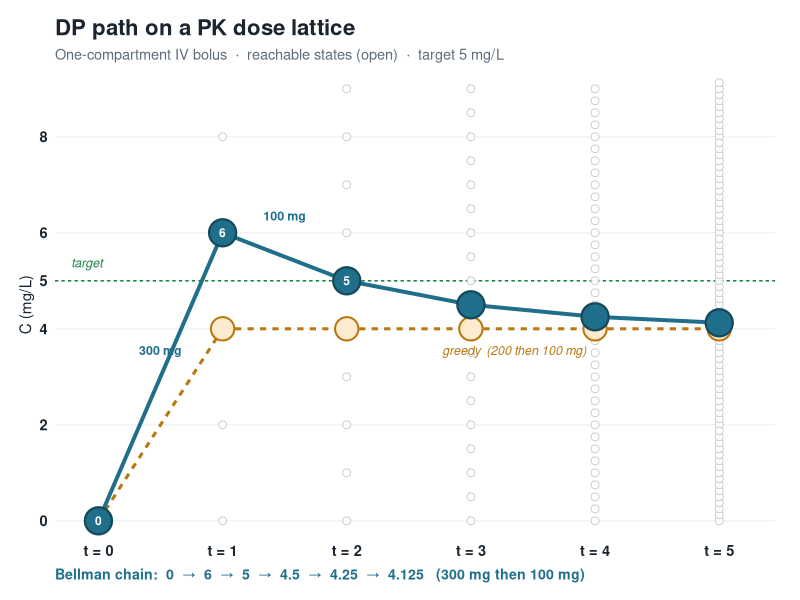

Recreate this plot in R.
# Hero figure: DP vs greedy on a one-compartment IV bolus lattice

suppressPackageStartupMessages({
  library(dplyr)
  library(tidyr)
  library(ggplot2)
})

r <- 0.5
V <- 50
doses <- c(0, 100, 200, 300, 400)
H <- 5

reach <- tibble(t = 0, c = 0)
for (tt in 1:H) {
  prev <- reach %>% filter(t == tt - 1)
  nxt <- tidyr::crossing(prev, dose = doses) %>%
    transmute(t = tt, c = r * c + dose / V) %>%
    distinct()
  reach <- bind_rows(reach, nxt)
}

dp_path <- tibble(
  t = 0:H,
  c = c(0, 6, 5, 4.5, 4.25, 4.125)
)
greedy_path <- tibble(
  t = 0:H,
  c = c(0, 4, 4, 4, 4, 4)
)

dp_edges <- tibble(
  x = 0:(H - 1),
  xend = 1:H,
  y = dp_path$c[1:H],
  yend = dp_path$c[2:(H + 1)]
)
greedy_edges <- tibble(
  x = 0:(H - 1),
  xend = 1:H,
  y = greedy_path$c[1:H],
  yend = greedy_path$c[2:(H + 1)]
)

dose_lab <- tibble(
  x = c(0.5, 1.5),
  y = c(3.55, 6.35),
  label = c("300 mg", "100 mg")
)

col_dp <- "#1F6F8B"
col_greedy <- "#B9770E"
col_ink <- "#1A252F"
col_muted <- "#95A5A6"
col_target <- "#1E8449"
col_lattice <- "#B0B7BD"

p <- ggplot() +
  geom_hline(
    yintercept = 5,
    colour = col_target,
    linewidth = 0.55,
    linetype = "22"
  ) +
  annotate(
    "text",
    x = -0.22,
    y = 5.38,
    label = "target",
    colour = col_target,
    size = 3.2,
    fontface = "italic",
    hjust = 0
  ) +
  geom_point(
    data = filter(reach, c <= 9.2),
    aes(t, c),
    shape = 21,
    size = 2.4,
    stroke = 0.4,
    fill = "white",
    colour = col_lattice,
    alpha = 0.85
  ) +
  geom_segment(
    data = greedy_edges,
    aes(x = x, xend = xend, y = y, yend = yend),
    colour = col_greedy,
    linewidth = 1.05,
    linetype = "22",
    arrow = arrow(length = unit(0.18, "cm"), type = "closed")
  ) +
  geom_segment(
    data = dp_edges,
    aes(x = x, xend = xend, y = y, yend = yend),
    colour = col_dp,
    linewidth = 1.35,
    arrow = arrow(length = unit(0.2, "cm"), type = "closed")
  ) +
  geom_point(
    data = greedy_path,
    aes(t, c),
    shape = 21,
    size = 7.2,
    stroke = 1.05,
    fill = "#FDEBD0",
    colour = col_greedy
  ) +
  geom_point(
    data = dp_path,
    aes(t, c),
    shape = 21,
    size = 8.4,
    stroke = 1.15,
    fill = col_dp,
    colour = "#15485A"
  ) +
  geom_text(
    data = filter(dp_path, t <= 2),
    aes(t, c, label = c),
    colour = "white",
    size = 3.05,
    fontface = "bold"
  ) +
  geom_text(
    data = dose_lab,
    aes(x, y, label = label),
    colour = col_dp,
    size = 3.15,
    fontface = "bold"
  ) +
  annotate(
    "text",
    x = 3.35,
    y = 3.55,
    label = "greedy  (200 then 100 mg)",
    colour = col_greedy,
    size = 3.15,
    fontface = "italic"
  ) +
  scale_x_continuous(
    breaks = 0:H,
    labels = paste0("t = ", 0:H),
    limits = c(-0.35, 5.45),
    expand = c(0, 0)
  ) +
  scale_y_continuous(
    breaks = c(0, 2, 4, 5, 6, 8),
    limits = c(-0.35, 9.35),
    expand = c(0, 0)
  ) +
  labs(
    title = "DP path on a PK dose lattice",
    subtitle = "One-compartment IV bolus  ·  reachable states (open)  ·  target 5 mg/L",
    x = NULL,
    y = "C (mg/L)",
    caption = "Bellman chain:  0  →  6  →  5  →  4.5  →  4.25  →  4.125   (300 mg then 100 mg)"
  ) +
  coord_cartesian(clip = "off") +
  theme_minimal(base_size = 12, base_family = "sans") +
  theme(
    plot.background = element_rect(fill = "white", colour = NA),
    panel.background = element_rect(fill = "white", colour = NA),
    panel.grid.minor = element_blank(),
    panel.grid.major.x = element_blank(),
    panel.grid.major.y = element_line(colour = "#EEF1F4", linewidth = 0.4),
    plot.title = element_text(face = "bold", colour = col_ink, size = 16),
    plot.subtitle = element_text(colour = "#5D6D7E", size = 10.5),
    plot.caption = element_text(
      colour = col_dp, face = "bold", hjust = 0, size = 10.2
    ),
    axis.title.y = element_text(colour = col_ink, size = 11),
    axis.text = element_text(colour = col_ink, size = 10.5, face = "bold"),
    plot.margin = margin(14, 18, 12, 14)
  )

ggsave(
  "pictures/post-logo.png",
  p,
  width = 10.2,
  height = 5.15,
  dpi = 200,
  bg = "white"
)

message("wrote pictures/post-logo.png")
